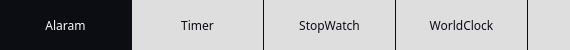
   <widget class="QFrame" name="frame">
    <property name="geometry">
     <rect>
      <x>0</x>
      <y>0</y>
      <width>570</width>
      <height>50</height>
     </rect>
    </property>
    <property name="styleSheet">
     <string notr="true">background: none;
border: none;</string>
    </property>
    <property name="frameShape">
     <enum>QFrame::StyledPanel</enum>
    </property>
    <property name="frameShadow">
     <enum>QFrame::Raised</enum>
    </property>
    <widget class="QPushButton" name="btn_alarm">
     <property name="geometry">
      <rect>
       <x>0</x>
       <y>0</y>
       <width>132</width>
       <height>50</height>
      </rect>
     </property>
     <property name="font">
      <font>
       <family>Sans Serif</family>
       <pointsize>9</pointsize>
      </font>
     </property>
     <property name="cursor">
      <cursorShape>PointingHandCursor</cursorShape>
     </property>
     <property name="styleSheet">
      <string notr="true">border-right: 1px solid rgb(11, 13, 18);
background-color: #0B0D12;
color: #F9F9F9;</string>
     </property>
     <property name="text">
      <string>Alaram</string>
     </property>
    </widget>
    <widget class="QPushButton" name="btn_timer">
     <property name="geometry">
      <rect>
       <x>132</x>
       <y>0</y>
       <width>132</width>
       <height>50</height>
      </rect>
     </property>
     <property name="font">
      <font>
       <family>Sans Serif</family>
       <pointsize>9</pointsize>
      </font>
     </property>
     <property name="cursor">
      <cursorShape>PointingHandCursor</cursorShape>
     </property>
     <property name="styleSheet">
      <string notr="true">border-right: 1px solid rgb(11, 13, 18);
background-color: #DEDEDE;
color: #0B0D12;</string>
     </property>
     <property name="text">
      <string>Timer</string>
     </property>
    </widget>
    <widget class="QPushButton" name="btn_stopW">
     <property name="geometry">
      <rect>
       <x>264</x>
       <y>0</y>
       <width>132</width>
       <height>50</height>
      </rect>
     </property>
     <property name="font">
      <font>
       <family>Sans Serif</family>
       <pointsize>9</pointsize>
      </font>
     </property>
     <property name="cursor">
      <cursorShape>PointingHandCursor</cursorShape>
     </property>
     <property name="styleSheet">
      <string notr="true">border-right: 1px solid rgb(11, 13, 18);
background-color: #DEDEDE;
color: #0B0D12;</string>
     </property>
     <property name="text">
      <string>StopWatch</string>
     </property>
    </widget>
    <widget class="QPushButton" name="btn_world">
     <property name="geometry">
      <rect>
       <x>396</x>
       <y>0</y>
       <width>132</width>
       <height>50</height>
      </rect>
     </property>
     <property name="font">
      <font>
       <family>Sans Serif</family>
       <pointsize>9</pointsize>
      </font>
     </property>
     <property name="cursor">
      <cursorShape>PointingHandCursor</cursorShape>
     </property>
     <property name="styleSheet">
      <string notr="true">border-right: 1px solid rgb(11, 13, 18);
background-color: #DEDEDE;
color: #0B0D12;</string>
     </property>
     <property name="text">
      <string>WorldClock</string>
     </property>
    </widget>
    <widget class="QPushButton" name="btn_settings">
     <property name="geometry">
      <rect>
       <x>528</x>
       <y>0</y>
       <width>42</width>
       <height>50</height>
      </rect>
     </property>
     <property name="font">
      <font>
       <family>Sans Serif</family>
       <pointsize>9</pointsize>
      </font>
     </property>
     <property name="cursor">
      <cursorShape>PointingHandCursor</cursorShape>
     </property>
     <property name="styleSheet">
      <string notr="true">border-right: 1px solid rgba(222, 222, 222, 0.6);
background-color: #DEDEDE;</string>
     </property>
     <property name="text">
      <string/>
     </property>
     <property name="icon">
      <iconset>
       <normaloff>../images/settings.png</normaloff>../images/settings.png</iconset>
     </property>
     <property name="iconSize">
      <size>
       <width>20</width>
       <height>20</height>
      </size>
     </property>
    </widget>
   </widget>
